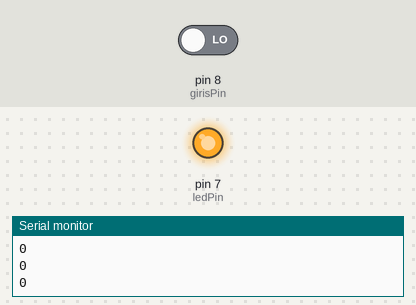
A sketch run on a simulated Arduino Uno, built with avr-gcc and run on an emulated ATmega328P. On the bench: output pins drawn as LEDs (lit = HIGH), the last lines printed to the serial monitor. Inputs (shaded band) come from the test bench; at power-on: pin 8 (girisPin) LOW.

Above: at 1.2 s.
1.3 s: pin 8 (girisPin) driven HIGH
At 1.8 s:
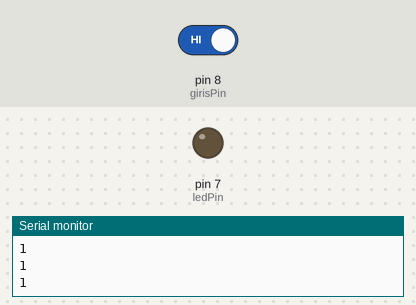
2.8 s: pin 8 (girisPin) driven LOW
At 4.1 s:
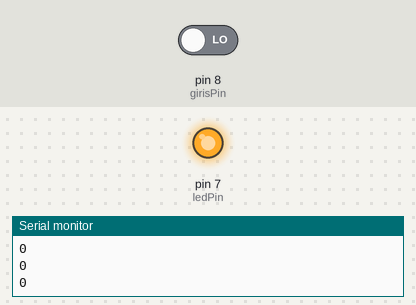
Timing chart, 0 to 5.8 s (numbered marks = the images above; inputs shaded):
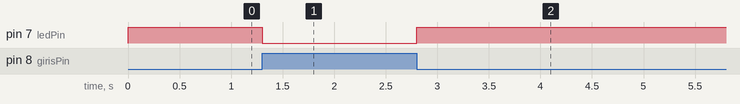

The sketch:

sketch_nov19d.ino
```cpp
int girisPin=8;
int ledPin=7;
int durum;

void setup() {
  // put your setup code here, to run once:

  pinMode(girisPin,INPUT);
  pinMode(ledPin,OUTPUT);
  Serial.begin(9600);

}

void loop() {
  // put your main code here, to run repeatedly:

  durum=digitalRead(girisPin);
  Serial.println(durum);
  if(durum==HIGH)
   digitalWrite(ledPin,LOW);
   else
    digitalWrite(ledPin,HIGH);
  delay(100);

}
```

Measured:
- after the input at 1.3 s, pin 7 (ledPin): HIGH → LOW at once
- after the input at 2.8 s, pin 7 (ledPin): LOW → HIGH at once
